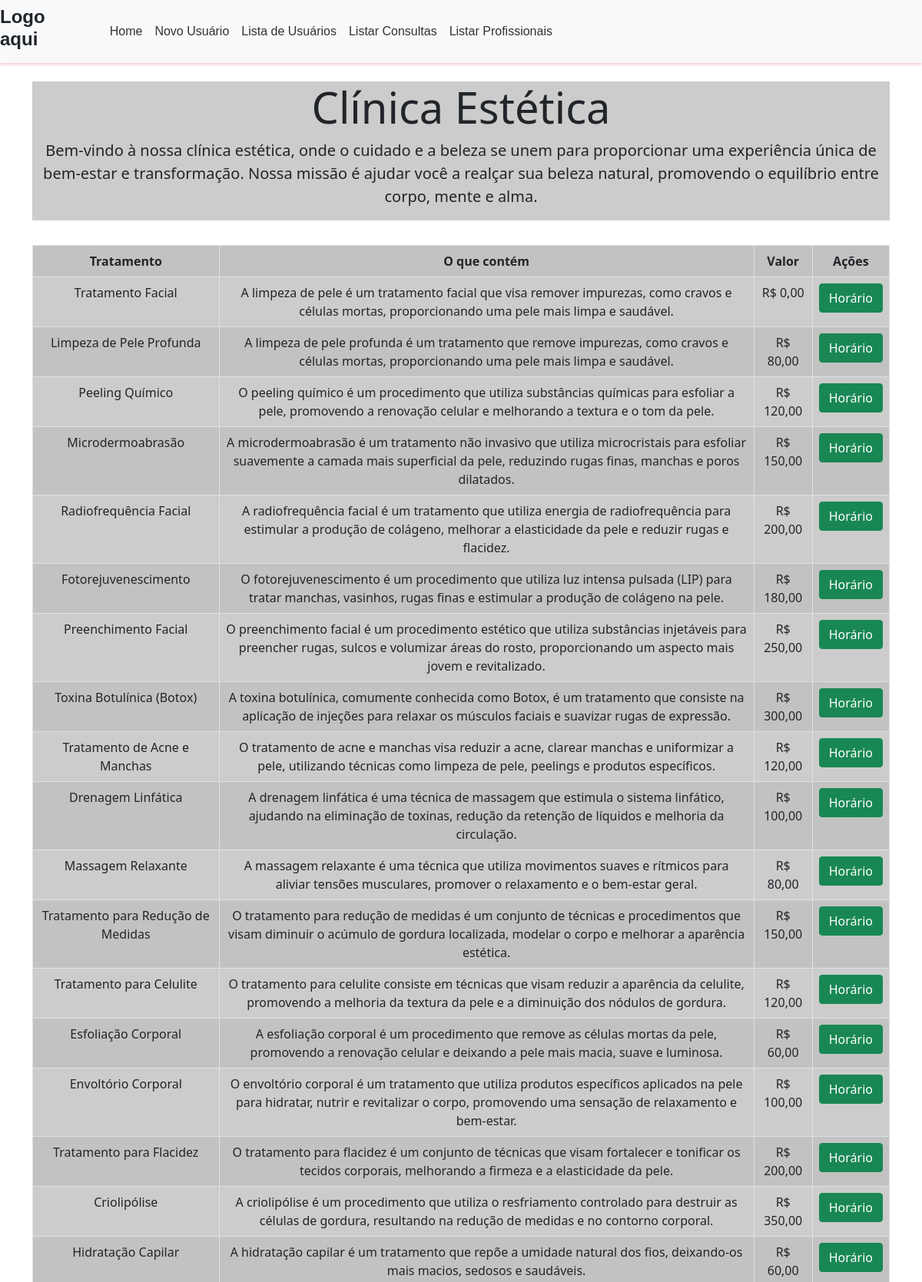
The page / (upper part) on the database its author committed.
### tables this page shows
CREATE TABLE `servicos` (
  `id` int(25) NOT NULL,
  `tratamento_facial` varchar(2500) NOT NULL,
  `tratamento_corporal` varchar(2500) NOT NULL,
  `estetica_capilar` varchar(2500) NOT NULL,
  `embelezamento` varchar(2500) NOT NULL,
  `terapias_relaxantes` varchar(2500) NOT NULL,
  `descricao` varchar(1000) NOT NULL,
  `valor` int(25) NOT NULL
);

### view/servicos.php (the view, shortened to what this page needs)
<section class="header">
<div class="jumbotron jumbotron-fluid">
    <h1 class="display-4">Clínica Estética</h1>
    <p class="lead">Bem-vindo à nossa clínica estética, onde o cuidado e a beleza se unem para proporcionar uma experiência única de bem-estar e transformação. Nossa missão é ajudar você a realçar sua beleza natural, promovendo o equilíbrio entre corpo, mente e alma.</p>
</div>
</section>
<section class="servicos">
<ul class="list-unstyled">
<?php
$sql = "SELECT * FROM servicos";
$res = $conexao->query($sql);
$qtd = $res->num_rows;
if ($qtd > 0) {
    print "<table class='table table-hover table-striped table-bordered'>";
    print "<tr>";
    print "<th>Tratamento</th>";
    print "<th>O que contém</th>";
    print "<th>Valor</th>";
    print "<th>Ações</th>";
    print "</tr>";
    while ($row = $res->fetch_object()) {
        print "<tr>";
        print "<td>".$row->tratamento_facial.$row->tratamento_corporal.$row->estetica_capilar.$row->embelezamento.$row->terapias_relaxantes."</td>";
        print "<td>".$row->descricao."</td>";
        print "<td>".'R$ '.$row->valor.',00'."</td>";
        print "<td>
        <button onclick= \"location.href='?page=marcar&id=".$row-> id."';\" class='btn btn-success'>Horário</button>
        </td>";
        print "</tr>";
    }
    print"</table>";
} else {
    print "<p class='alert alert-danger'>Não encontrou resultados!</p>";
}
?>
</ul>
</section>
                </div>
            </div>
        </div>

### css/pagina_inicial.css (style rules this page uses)
.header { background-color: #CCCCCC; display: flex; text-align: center; align-items: center; margin-top: 2vh; }
.servicos { background-color: #CCCCCC; display: flex; text-align: center; align-items: center; margin-top: 4vh; margin-bottom: 4vh; }

### rows shown on the page
servicos: tratamento_facial "Tratamento Facial", descricao "A limpeza de pele é um tratamento facial que visa remover impurezas, como cravos e células mortas, proporcionando uma pele mais limpa e saudável.", valor "0"
servicos: tratamento_facial "Limpeza de Pele Profunda", descricao "A limpeza de pele profunda é um tratamento que remove impurezas, como cravos e células mortas, proporcionando uma pele mais limpa e saudável.", valor "80"
servicos: tratamento_facial "Peeling Químico", descricao "O peeling químico é um procedimento que utiliza substâncias químicas para esfoliar a pele, promovendo a renovação celular e melhorando a textura e o tom da pele.", valor "120"
servicos: tratamento_facial "Microdermoabrasão", descricao "A microdermoabrasão é um tratamento não invasivo que utiliza microcristais para esfoliar suavemente a camada mais superficial da pele, reduzindo rugas finas, manchas e poros dilatados.", valor "150"
servicos: tratamento_facial "Radiofrequência Facial", descricao "A radiofrequência facial é um tratamento que utiliza energia de radiofrequência para estimular a produção de colágeno, melhorar a elasticidade da pele e reduzir rugas e flacidez.", valor "200"
servicos: tratamento_facial "Fotorejuvenescimento", descricao "O fotorejuvenescimento é um procedimento que utiliza luz intensa pulsada (LIP) para tratar manchas, vasinhos, rugas finas e estimular a produção de colágeno na pele.", valor "180"
servicos: tratamento_facial "Preenchimento Facial", descricao "O preenchimento facial é um procedimento estético que utiliza substâncias injetáveis para preencher rugas, sulcos e volumizar áreas do rosto, proporcionando um aspecto mais jovem e revitalizado.", valor "250"
servicos: tratamento_facial "Toxina Botulínica (Botox)", descricao "A toxina botulínica, comumente conhecida como Botox, é um tratamento que consiste na aplicação de injeções para relaxar os músculos faciais e suavizar rugas de expressão.", valor "300"
servicos: tratamento_facial "Tratamento de Acne e Manchas", descricao "O tratamento de acne e manchas visa reduzir a acne, clarear manchas e uniformizar a pele, utilizando técnicas como limpeza de pele, peelings e produtos específicos.", valor "120"
servicos: tratamento_corporal "Drenagem Linfática", descricao "A drenagem linfática é uma técnica de massagem que estimula o sistema linfático, ajudando na eliminação de toxinas, redução da retenção de líquidos e melhoria da circulação.", valor "100"
servicos: tratamento_corporal "Massagem Relaxante", descricao "A massagem relaxante é uma técnica que utiliza movimentos suaves e rítmicos para aliviar tensões musculares, promover o relaxamento e o bem-estar geral.", valor "80"
servicos: tratamento_corporal "Tratamento para Redução de Medidas", descricao "O tratamento para redução de medidas é um conjunto de técnicas e procedimentos que visam diminuir o acúmulo de gordura localizada, modelar o corpo e melhorar a aparência estética.", valor "150"
servicos: tratamento_corporal "Tratamento para Celulite", descricao "O tratamento para celulite consiste em técnicas que visam reduzir a aparência da celulite, promovendo a melhoria da textura da pele e a diminuição dos nódulos de gordura.", valor "120"
servicos: tratamento_corporal "Esfoliação Corporal", descricao "A esfoliação corporal é um procedimento que remove as células mortas da pele, promovendo a renovação celular e deixando a pele mais macia, suave e luminosa.", valor "60"
servicos: tratamento_corporal "Envoltório Corporal", descricao "O envoltório corporal é um tratamento que utiliza produtos específicos aplicados na pele para hidratar, nutrir e revitalizar o corpo, promovendo uma sensação de relaxamento e bem-estar.", valor "100"
servicos: tratamento_corporal "Tratamento para Flacidez", descricao "O tratamento para flacidez é um conjunto de técnicas que visam fortalecer e tonificar os tecidos corporais, melhorando a firmeza e a elasticidade da pele.", valor "200"
servicos: tratamento_corporal "Criolipólise", descricao "A criolipólise é um procedimento que utiliza o resfriamento controlado para destruir as células de gordura, resultando na redução de medidas e no contorno corporal.", valor "350"
servicos: estetica_capilar "Hidratação Capilar", descricao "A hidratação capilar é um tratamento que repõe a umidade natural dos fios, deixando-os mais macios, sedosos e saudáveis.", valor "60"
